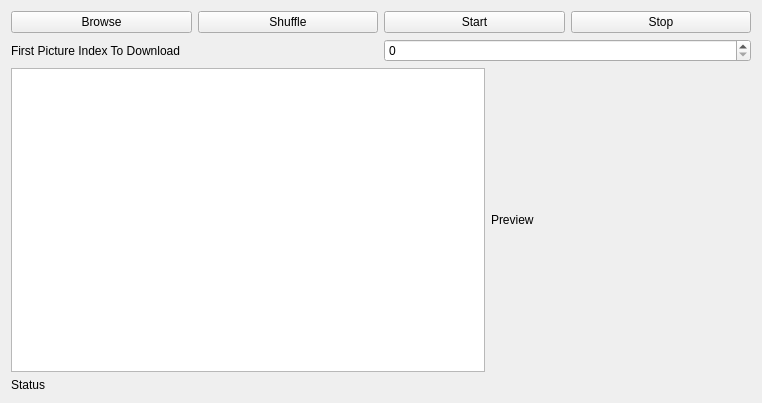
<?xml version="1.0" encoding="UTF-8"?>
<ui version="4.0">
 <class>FormBatchDownloader</class>
 <widget class="QWidget" name="FormBatchDownloader">
  <property name="geometry">
   <rect>
    <x>0</x>
    <y>0</y>
    <width>762</width>
    <height>403</height>
   </rect>
  </property>
  <property name="windowTitle">
   <string>Batch Downloader</string>
  </property>
  <layout class="QVBoxLayout" name="verticalLayout">
   <item>
    <layout class="QHBoxLayout" name="horizontalLayout_2">
     <item>
      <widget class="QPushButton" name="pushButtonBrowse">
       <property name="text">
        <string>Browse</string>
       </property>
      </widget>
     </item>
     <item>
      <widget class="QPushButton" name="pushButtonShuffle">
       <property name="text">
        <string>Shuffle</string>
       </property>
      </widget>
     </item>
     <item>
      <widget class="QPushButton" name="pushButtonStart">
       <property name="text">
        <string>Start</string>
       </property>
      </widget>
     </item>
     <item>
      <widget class="QPushButton" name="pushButtonStop">
       <property name="text">
        <string>Stop</string>
       </property>
      </widget>
     </item>
    </layout>
   </item>
   <item>
    <layout class="QHBoxLayout" name="horizontalLayout_3">
     <item>
      <widget class="QLabel" name="label">
       <property name="text">
        <string>First Picture Index To Download</string>
       </property>
      </widget>
     </item>
     <item>
      <widget class="QSpinBox" name="spinBoxFirstIndex">
       <property name="enabled">
        <bool>true</bool>
       </property>
       <property name="maximum">
        <number>63</number>
       </property>
      </widget>
     </item>
    </layout>
   </item>
   <item>
    <layout class="QHBoxLayout" name="horizontalLayout">
     <item>
      <widget class="QTableWidget" name="tableWidget">
       <property name="editTriggers">
        <set>QAbstractItemView::NoEditTriggers</set>
       </property>
       <property name="selectionBehavior">
        <enum>QAbstractItemView::SelectRows</enum>
       </property>
       <attribute name="horizontalHeaderStretchLastSection">
        <bool>true</bool>
       </attribute>
       <attribute name="verticalHeaderVisible">
        <bool>false</bool>
       </attribute>
       <attribute name="verticalHeaderShowSortIndicator" stdset="0">
        <bool>false</bool>
       </attribute>
       <attribute name="verticalHeaderStretchLastSection">
        <bool>false</bool>
       </attribute>
      </widget>
     </item>
     <item>
      <widget class="MonoImageLabel" name="labelPreview">
       <property name="minimumSize">
        <size>
         <width>260</width>
         <height>0</height>
        </size>
       </property>
       <property name="text">
        <string>Preview</string>
       </property>
      </widget>
     </item>
    </layout>
   </item>
   <item>
    <widget class="QLabel" name="labelStatus">
     <property name="text">
      <string>Status</string>
     </property>
    </widget>
   </item>
  </layout>
 </widget>
 <customwidgets>
  <customwidget>
   <class>MonoImageLabel</class>
   <extends>QLabel</extends>
   <header location="global">monoimagelabel.h</header>
  </customwidget>
 </customwidgets>
 <resources/>
 <connections/>
</ui>
